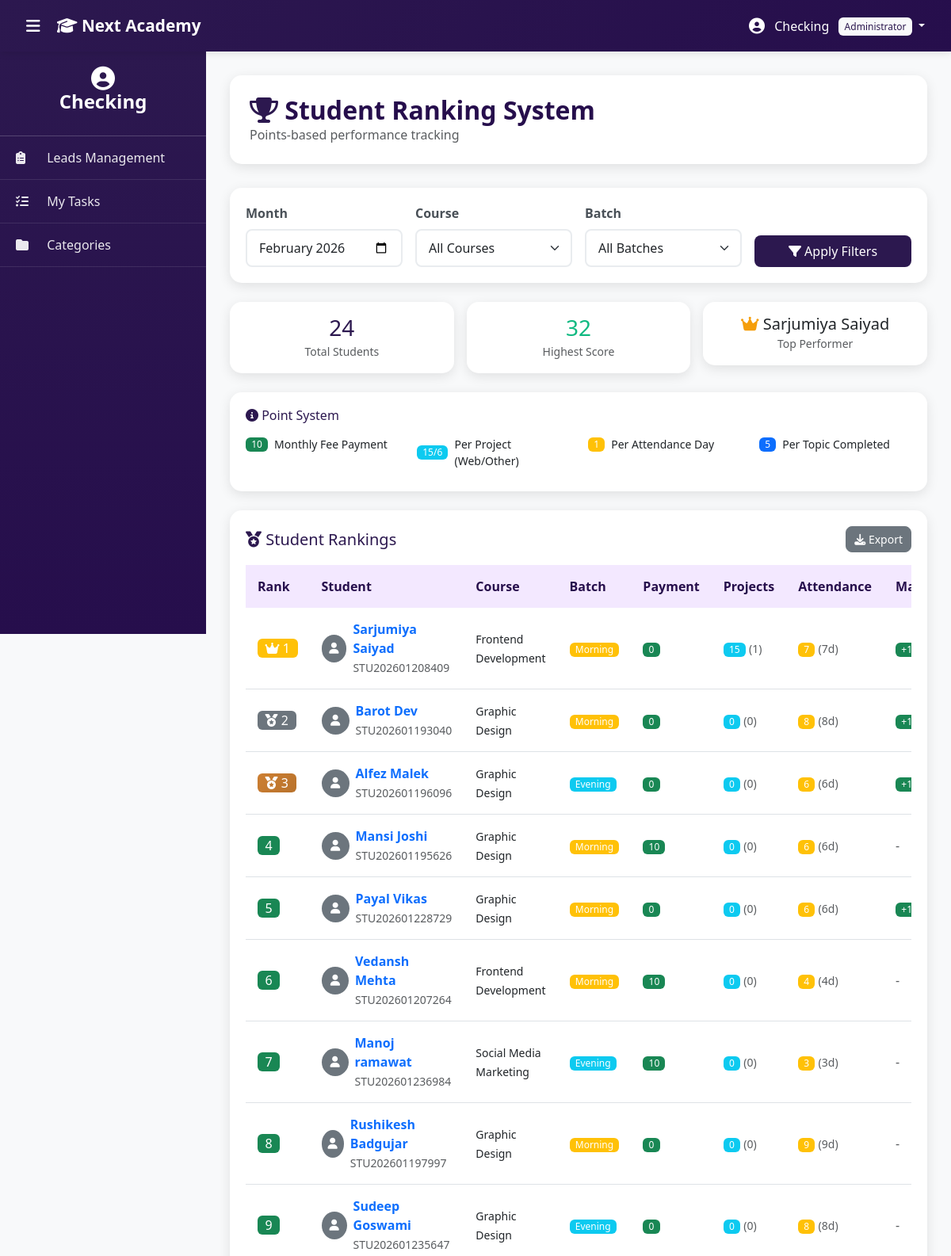
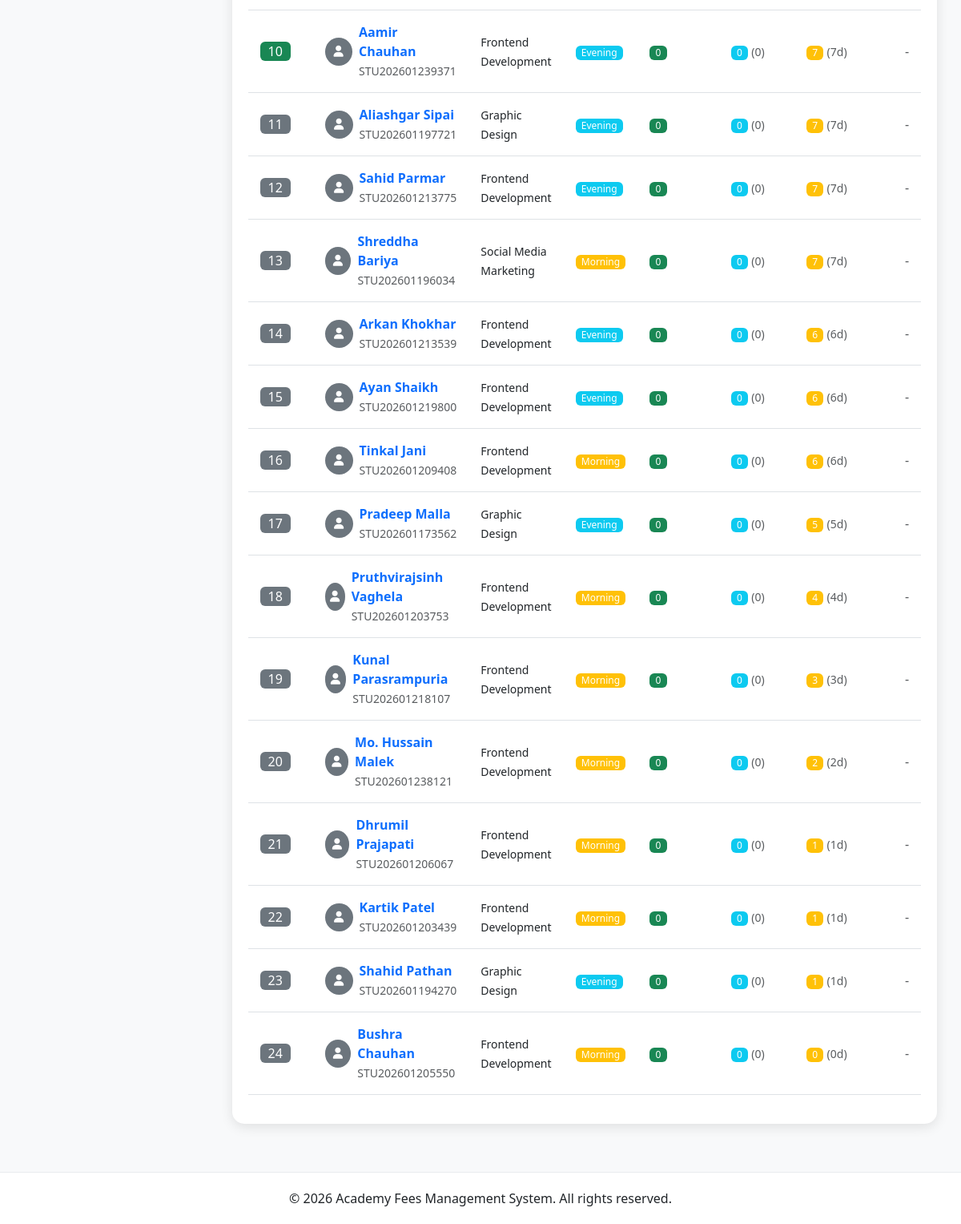
Page /admin/ranking.php (signed in) on the committed database (2 pictures, top to bottom).
### tables this page shows
CREATE TABLE `students` (
  `id` int(11) NOT NULL,
  `inquiry_id` int(11) DEFAULT NULL,
  `student_code` varchar(20) NOT NULL,
  `full_name` varchar(100) NOT NULL,
  `email` varchar(100) DEFAULT NULL,
  `phone` varchar(20) NOT NULL,
  `address` text DEFAULT NULL,
  `birthdate` date DEFAULT NULL,
  `photo` varchar(255) DEFAULT NULL,
  `category_id` int(11) NOT NULL,
  `course_id` int(11) NOT NULL,
  `duration_months` int(11) NOT NULL,
  `batch` enum('Morning','Evening') DEFAULT 'Morning',
  `total_fees` decimal(10,2) NOT NULL,
  `enrollment_date` date NOT NULL,
  `monthly_due_day` tinyint(4) DEFAULT NULL,
  `completion_date` date DEFAULT NULL,
  `status` enum('Active','Hold','Completed','Dropped','Deleted') DEFAULT 'Active',
  `hold_start_date` date DEFAULT NULL,
  `hold_reason` text DEFAULT NULL,
  `resume_date` date DEFAULT NULL,
  `total_hold_days` int(11) DEFAULT 0,
  `username` varchar(50) DEFAULT NULL,
  `password` varchar(255) DEFAULT NULL,
  `login_enabled` tinyint(1) DEFAULT 0,
  `last_login` timestamp NULL DEFAULT NULL,
  `portal_last_login` timestamp NULL DEFAULT NULL,
  `created_at` timestamp NULL DEFAULT current_timestamp(),
  `updated_at` timestamp NULL DEFAULT current_timestamp() ON UPDATE current_timestamp()
);

### admin/ranking.php (the view, shortened to what this page needs)
<?php
include 'includes/header.php';
$filter_month = isset($_GET['month']) ? $_GET['month'] : date('Y-m');
$current_month_start = date('Y-m-01', strtotime($filter_month));
$current_month_end = date('Y-m-t', strtotime($filter_month));
$where_clauses = ["s.status = 'Active'", "s.login_enabled = 1"];
$where_sql = implode(' AND ', $where_clauses);
$total_students = $ranked_students->num_rows;
$top_scorer = null;
if ($total_students > 0) {
    $ranked_students->data_seek(0);
    $top_scorer = $ranked_students->fetch_assoc();
    $ranked_students->data_seek(0);
}
?>
<div class="page-header">
    <h2><i class="fas fa-trophy text-purple"></i> Student Ranking System</h2>
    <p class="text-muted mb-0">Points-based performance tracking</p>
</div>
<div class="table-card mb-4">
    <form method="GET" class="row g-3">
        <div class="col-md-3">
            <label class="form-label">Month</label>
            <input type="month" class="form-control" name="month" value="<?php echo $filter_month; ?>" max="<?php echo date('Y-m'); ?>">
        </div>
        <div class="col-md-3">
            <label class="form-label">Course</label>
            <select class="form-select" name="course">
                <option value="">All Courses</option>
            </select>
        </div>
        <div class="col-md-3">
            <label class="form-label">Batch</label>
            <select class="form-select" name="batch">
                <option value="">All Batches</option>
            </select>
        </div>
        <div class="col-md-3 d-flex align-items-end">
            <button type="submit" class="btn btn-purple w-100">
                <i class="fas fa-filter"></i> Apply Filters
            </button>
        </div>
    </form>
</div>
<div class="row g-3 mb-4">
    <div class="col-md-4">
        <div class="card dashboard-card">
            <div class="card-body text-center">
                <h3 class="text-purple mb-0"><?php echo $total_students; ?></h3>
                <small class="text-muted">Total Students</small>
            </div>
        </div>
    </div>
    <?php if ($top_scorer): ?>
    <div class="col-md-4">
        <div class="card dashboard-card">
            <div class="card-body text-center">
                <h3 class="text-success mb-0"><?php echo $top_scorer['total_points']; ?></h3>
                <small class="text-muted">Highest Score</small>
            </div>
        </div>
    </div>
    <div class="col-md-4">
        <div class="card dashboard-card">
            <div class="card-body text-center">
                <h5 class="mb-0"><i class="fas fa-crown text-warning"></i> <?php echo htmlspecialchars($top_scorer['full_name']); ?></h5>
                <small class="text-muted">Top Performer</small>
            </div>
        </div>
    </div>
    <?php endif; ?>
</div>
<div class="table-card mb-4">
    <h6 class="text-purple mb-3"><i class="fas fa-info-circle"></i> Point System</h6>
    <div class="row">
        <div class="col-md-3">
            <div class="d-flex align-items-center mb-2">
                <span class="badge bg-success me-2">10</span>
                <small>Monthly Fee Payment</small>
            </div>
        </div>
        <div class="col-md-3">
            <div class="d-flex align-items-center mb-2">
                <span class="badge bg-info me-2">15/6</span>
                <small>Per Project (Web/Other)</small>
            </div>
        </div>
        <div class="col-md-3">
            <div class="d-flex align-items-center mb-2">
                <span class="badge bg-warning me-2">1</span>
                <small>Per Attendance Day</small>
            </div>
        </div>
        <div class="col-md-3">
            <div class="d-flex align-items-center mb-2">
                <span class="badge bg-primary me-2">5</span>
                <small>Per Topic Completed</small>
            </div>
        </div>
    </div>
</div>
<div class="table-card">
    <div class="d-flex justify-content-between align-items-center mb-3">
        <h5 class="text-purple mb-0"><i class="fas fa-medal"></i> Student Rankings</h5>
        <button class="btn btn-sm btn-secondary" onclick="exportTableToCSV('rankingTable', 'student_ranking_<?php echo $filter_month; ?>.csv')">
            <i class="fas fa-download"></i> Export
        </button>
    </div>
    <?php if ($total_students > 0): ?>
    <div class="table-responsive">
        <table class="table table-hover" id="rankingTable">
            <thead>
                <tr>
                    <th>Rank</th>
                    <th>Student</th>
                    <th>Course</th>
                    <th>Batch</th>
                    <th>Payment</th>
                    <th>Projects</th>
                    <th>Attendance</th>
                    <th>Manual</th>
                </tr>
            </thead>
            <tbody>
                <?php
                $rank = 1;
                while ($student = $ranked_students->fetch_assoc()):
                    $rank_badge = 'secondary';
                    $rank_icon = '';
                    if ($rank == 1) {
                        $rank_badge = 'warning';
                        $rank_icon = '<i class="fas fa-crown"></i> ';
                    } elseif ($rank == 2) {
                        $rank_badge = 'secondary';
                        $rank_icon = '<i class="fas fa-medal"></i> ';
                    } elseif ($rank == 3) {
                        $rank_badge = 'bronze';
                        $rank_icon = '<i class="fas fa-medal"></i> ';
                    } elseif ($rank <= 10) {
                        $rank_badge = 'success';
                    }
                    $has_photo = !empty($student['photo']) && file_exists($student['photo']);
                ?>
                <tr>
                    <td>
                        <span class="badge bg-<?php echo $rank_badge; ?> fs-6">
                            <?php echo $rank_icon . '' . $rank; ?>
                        </span>
                    </td>
                    <td>
                        <div class="d-flex align-items-center">
                            <?php if ($has_photo): ?>
                                <img src="<?php echo htmlspecialchars($student['photo']); ?>"
                                     class="rounded-circle me-2"
                                     style="width: 35px; height: 35px; object-fit: cover;">
                            <?php else: ?>
                                <div class="bg-secondary text-white rounded-circle me-2 d-flex align-items-center justify-content-center"
                                     style="width: 35px; height: 35px; font-size: 14px;">
                                    <i class="fas fa-user"></i>
                                </div>
                            <?php endif; ?>
                            <div>
                                <a href="student_details.php?id=<?php echo $student['id']; ?>" class="text-decoration-none">
                                    <strong><?php echo htmlspecialchars($student['full_name']); ?></strong>
                                </a>
                                <br><small class="text-muted"><?php echo $student['student_code']; ?></small>
                            </div>
                        </div>
                    </td>
                    <td><small><?php echo htmlspecialchars($student['course_name']); ?></small></td>
                    <td>
                        <span class="badge <?php echo $student['batch'] === 'Morning' ? 'bg-warning' : 'bg-info'; ?>">
                            <?php echo $student['batch']; ?>
                        </span>
                    </td>
                    <td>
                        <span class="badge bg-success">
                            <?php echo $student['payment_points']; ?>
                        </span>
                    </td>
                    <td>
                        <span class="badge bg-info">
                            <?php echo $student['project_points']; ?>
                        </span>
                        <small class="text-muted">(<?php echo $student['completed_projects']; ?>)</small>
                    </td>
                    <td>
                        <span class="badge bg-warning">
                            <?php echo $student['attendance_points']; ?>
                        </span>
                        <small class="text-muted">(<?php echo $student['attendance_count']; ?>d)</small>
                    </td>
                    <td>
                        <?php if ($student['manual_points'] != 0): ?>
                        <span class="badge bg-<?php echo $student['manual_points'] > 0 ? 'success' : 'danger'; ?>">
                            <?php echo $student['manual_points'] > 0 ? '+' : ''; ?><?php echo $student['manual_points']; ?>
                        </span>
                        <?php else: ?>
                        <span class="text-muted">-</span>
                        <?php endif; ?>
                    </td>
                </tr>
                <?php
                $rank++;
                endwhile;
                ?>
            </tbody>
        </table>
    </div>
    <?php else: ?>
    <div class="alert alert-info">
        <i class="fas fa-info-circle"></i> No students found matching the filters.
    </div>
    <?php endif; ?>
</div>
<?php include 'includes/footer.php'; ?>

### admin/assets/css/style.css (style rules this page uses)
:root { --purple-primary: #2c184f; --purple-dark: #260e4c; --purple-light: #8e73e0; --purple-lighter: #d6b8f5; --purple-extra-light: #f3e8ff; --sidebar-width: 260px; --navbar-height: 65px; }
* { margin: 0; padding: 0; box-sizing: border-box; }
body { font-family: 'Segoe UI', Tahoma, Geneva, Verdana, sans-serif; background: #f8f9fa; overflow-x: hidden; }
.text-purple { color: var(--purple-primary) !important; }
.btn-purple { background: var(--purple-primary); color: white; border: none; }
.dashboard-card { border-radius: 15px; border: none; box-shadow: 0 4px 15px rgba(0, 0, 0, 0.1); transition: transform 0.3s, box-shadow 0.3s; overflow: hidden; }
.table-card { background: white; border-radius: 15px; padding: 20px; box-shadow: 0 4px 15px rgba(0, 0, 0, 0.1); }
.table thead th { background: var(--purple-extra-light); color: var(--purple-dark); font-weight: 600; border: none; padding: 15px; }
.table tbody td { padding: 15px; vertical-align: middle; }
.btn { border-radius: 8px; padding: 8px 16px; font-weight: 500; transition: all 0.3s; }
.btn-sm { padding: 5px 10px; font-size: 0.875rem; }
.badge { padding: 6px 12px; font-weight: 500; border-radius: 6px; }
.form-control, .form-select { border: 2px solid #e9ecef; border-radius: 8px; padding: 10px 15px; transition: all 0.3s; }
.form-label { font-weight: 600; color: #495057; margin-bottom: 8px; }
.page-header { background: white; border-radius: 15px; padding: 25px; margin-bottom: 30px; box-shadow: 0 4px 15px rgba(0, 0, 0, 0.1); }
.page-header h2 { color: var(--purple-dark); margin: 0; font-weight: 600; }
body { overflow-x: hidden; }
.badge { font-size: 0.75rem; padding: 0.25em 0.6em; }
.badge { font-weight: 500; }
.text-success { color: #10b981 !important; }
.text-warning { color: #f59e0b !important; }

### admin/ranking.php (style rules this page uses)
.badge.bg-bronze { background: linear-gradient(135deg, #cd7f32, #b8722c) !important; color: white; }

### rows in the picture
students: full_name "Sarjumiya Saiyad", student_code "STU202601208409", course_name "Frontend Development", batch "Morning", payment_points "0", project_points "15", completed_projects "1", attendance_points "7", attendance_count "7"
students: full_name "Barot Dev", student_code "STU202601193040", course_name "Graphic Design", batch "Morning", payment_points "0", project_points "0", completed_projects "0", attendance_points "8", attendance_count "8"
students: full_name "Alfez Malek", student_code "STU202601196096", course_name "Graphic Design", batch "Evening", payment_points "0", project_points "0", completed_projects "0", attendance_points "6", attendance_count "6"
students: full_name "Mansi Joshi", student_code "STU202601195626", course_name "Graphic Design", batch "Morning", payment_points "10", project_points "0", completed_projects "0", attendance_points "6", attendance_count "6"
students: full_name "Payal Vikas", student_code "STU202601228729", course_name "Graphic Design", batch "Morning", payment_points "0", project_points "0", completed_projects "0", attendance_points "6", attendance_count "6"
students: full_name "Vedansh Mehta", student_code "STU202601207264", course_name "Frontend Development", batch "Morning", payment_points "10", project_points "0", completed_projects "0", attendance_points "4", attendance_count "4"
students: full_name "Manoj ramawat", student_code "STU202601236984", course_name "Social Media Marketing", batch "Evening", payment_points "10", project_points "0", completed_projects "0", attendance_points "3", attendance_count "3"
students: full_name "Rushikesh Badgujar", student_code "STU202601197997", course_name "Graphic Design", batch "Morning", payment_points "0", project_points "0", completed_projects "0", attendance_points "9", attendance_count "9"
students: full_name "Sudeep Goswami", student_code "STU202601235647", course_name "Graphic Design", batch "Evening", payment_points "0", project_points "0", completed_projects "0", attendance_points "8", attendance_count "8"
students: full_name "Aamir Chauhan", student_code "STU202601239371", course_name "Frontend Development", batch "Evening", payment_points "0", project_points "0", completed_projects "0", attendance_points "7", attendance_count "7"
students: full_name "Aliashgar Sipai", student_code "STU202601197721", course_name "Graphic Design", batch "Evening", payment_points "0", project_points "0", completed_projects "0", attendance_points "7", attendance_count "7"
students: full_name "Sahid Parmar", student_code "STU202601213775", course_name "Frontend Development", batch "Evening", payment_points "0", project_points "0", completed_projects "0", attendance_points "7", attendance_count "7"
students: full_name "Shreddha Bariya", student_code "STU202601196034", course_name "Social Media Marketing", batch "Morning", payment_points "0", project_points "0", completed_projects "0", attendance_points "7", attendance_count "7"
students: full_name "Arkan Khokhar", student_code "STU202601213539", course_name "Frontend Development", batch "Evening", payment_points "0", project_points "0", completed_projects "0", attendance_points "6", attendance_count "6"
students: full_name "Ayan Shaikh", student_code "STU202601219800", course_name "Frontend Development", batch "Evening", payment_points "0", project_points "0", completed_projects "0", attendance_points "6", attendance_count "6"
students: full_name "Tinkal Jani", student_code "STU202601209408", course_name "Frontend Development", batch "Morning", payment_points "0", project_points "0", completed_projects "0", attendance_points "6", attendance_count "6"
students: full_name "Pradeep Malla", student_code "STU202601173562", course_name "Graphic Design", batch "Evening", payment_points "0", project_points "0", completed_projects "0", attendance_points "5", attendance_count "5"
students: full_name "Pruthvirajsinh Vaghela", student_code "STU202601203753", course_name "Frontend Development", batch "Morning", payment_points "0", project_points "0", completed_projects "0", attendance_points "4", attendance_count "4"
students: full_name "Kunal Parasrampuria", student_code "STU202601218107", course_name "Frontend Development", batch "Morning", payment_points "0", project_points "0", completed_projects "0", attendance_points "3", attendance_count "3"
students: full_name "Mo. Hussain Malek", student_code "STU202601238121", course_name "Frontend Development", batch "Morning", payment_points "0", project_points "0", completed_projects "0", attendance_points "2", attendance_count "2"
students: full_name "Dhrumil Prajapati", student_code "STU202601206067", course_name "Frontend Development", batch "Morning", payment_points "0", project_points "0", completed_projects "0", attendance_points "1", attendance_count "1"
students: full_name "Kartik Patel", student_code "STU202601203439", course_name "Frontend Development", batch "Morning", payment_points "0", project_points "0", completed_projects "0", attendance_points "1", attendance_count "1"
students: full_name "Shahid Pathan", student_code "STU202601194270", course_name "Graphic Design", batch "Evening", payment_points "0", project_points "0", completed_projects "0", attendance_points "1", attendance_count "1"
students: full_name "Bushra Chauhan", student_code "STU202601205550", course_name "Frontend Development", batch "Morning", payment_points "0", project_points "0", completed_projects "0", attendance_points "0", attendance_count "0"

### other values in the picture
$admin['name'] "Checking"
$admin['role'] "Administrator"
$total_students "24"
$top_scorer['total_points'] "32"
